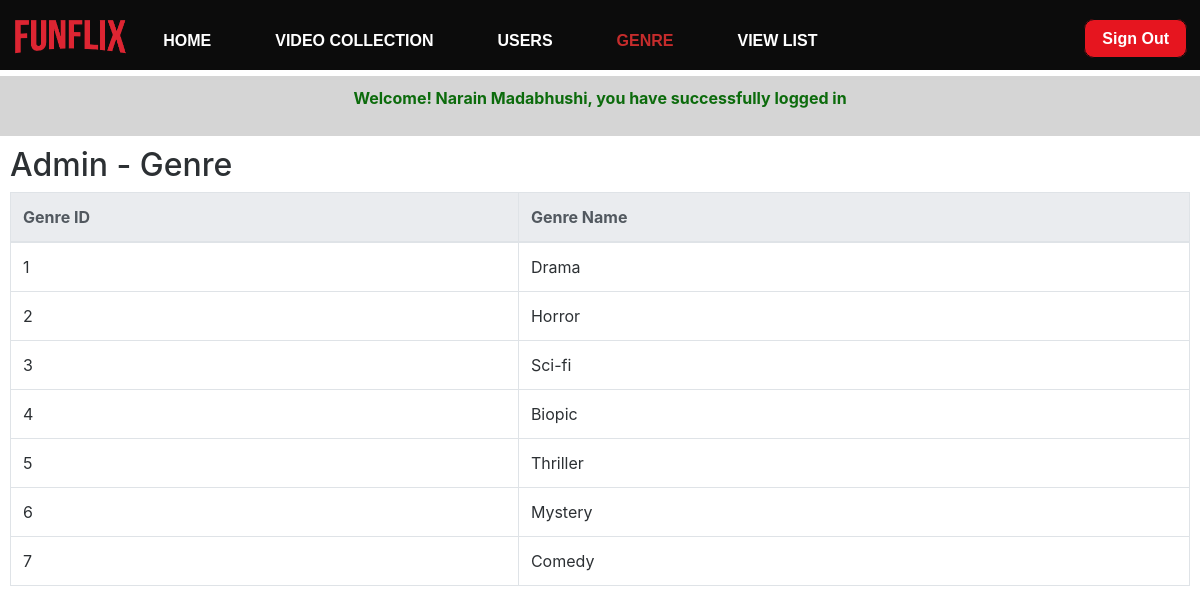
Screenshot of /admin/genre.php (signed in) with the database file from the repository.
### tables this page shows
CREATE TABLE `genre` (
  `genre_id` int(11) NOT NULL AUTO_INCREMENT,
  `genre_name` varchar(255) DEFAULT NULL,
  `created_date` datetime NOT NULL DEFAULT CURRENT_TIMESTAMP,
  `updated_date` datetime DEFAULT NULL,
  PRIMARY KEY (`genre_id`)
);

### classes/Models/Model.php (called while the page is built, shortened)
<?php
class Model
{
	protected static $dbh;
	public static function init(\PDO $dbh)
	{
		static::$dbh = $dbh;
	}
	public function all()
	{
		$query = "SELECT * FROM {$this->table}";
		$stmt = static::$dbh->prepare($query);
		$stmt->execute();
		return $stmt->fetchAll(\PDO::FETCH_ASSOC);
	}
}

### public/admin/genre.php (the view, shortened to what this page needs)
<?php
    $heading = "Admin - Genre";
    if (isset($_SESSION['is_admin']) && $_SESSION['is_admin'] == true) {
        $genre = new Genre();
        $list = $genre->all();
    }else{
      header("Location: ../login.php");
      $_SESSION['flash'] = 'You need to be admin to view this page';
      die;
  }
?><!DOCTYPE html>
<html lang="en">
<head>
  <link rel="stylesheet" href="../css/desktop.css" />
  <link rel="stylesheet" href="https://maxcdn.bootstrapcdn.com/bootstrap/4.3.1/css/bootstrap.min.css" />
</head>
<body>
  <?php require '../../inc/admin_header.inc.php'; ?>
  <?php require '../../inc/flash.inc.php'; ?>
  <div id="container">
  <h2><?=$heading?></h2>
  <table class="table table-bordered table-hover">
    <thead class="thead-light">
    <tr>
      <th>Genre ID</th>
      <th>Genre Name</th>
    </tr>
    </thead>
    <?php foreach ($list as $genre): ?>
      <tr>
      <td><?= $genre['genre_id'] ?></td>
      <td><?= ucwords(strtolower(($genre['genre_name']))) ?></td>
      </tr>    <?php endforeach ?>
  </table>
 </div>
</body>

### public/css/desktop.css (style rules this page uses)
body { background: radial-gradient(transparent, #000), url('../images/bckground_img1.jpg'); background-size: cover; min-height: 530px; opacity: 0.95; margin: 0; background-repeat: no-repeat; background-attachment: fixed; padding: 0; font-family: 'Josefin Sans', Arial, sans-serif; }
#container { margin-bottom: 100px; }

### rows the page displays
genre: genre_id "1", genre_name "Drama"
genre: genre_id "2", genre_name "Horror"
genre: genre_id "3", genre_name "Sci-fi"
genre: genre_id "4", genre_name "Biopic"
genre: genre_id "5", genre_name "Thriller"
genre: genre_id "6", genre_name "Mystery"
genre: genre_id "7", genre_name "Comedy"

### other values shown
$_SESSION['flash'] "Welcome! Narain Madabhushi, you have successfully logged in"
$heading "Admin - Genre"
